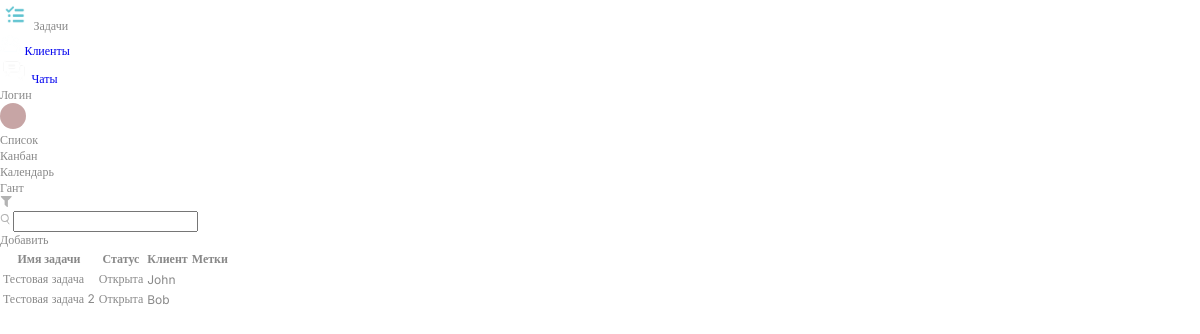
Page /Tasks_1.php on the earlier database version.
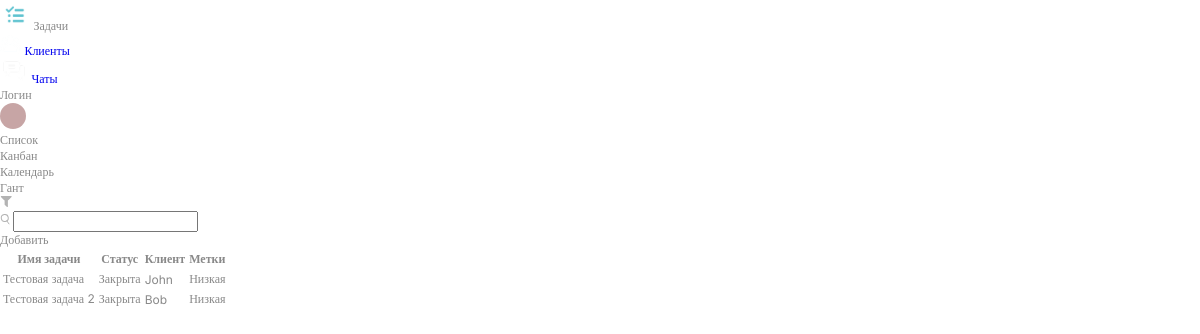
Same page on the later database version.
### tables this page shows
CREATE TABLE `issues` (
  `id_issue` int(11) NOT NULL,
  `id_status` int(11) DEFAULT NULL,
  `id_user` int(11) NOT NULL,
  `id_client` int(11) NOT NULL,
  `id_mark` int(11) DEFAULT NULL,
  `deleted` tinyint(1) DEFAULT 0,
  `name` varchar(100) DEFAULT NULL,
  `Description` text NOT NULL,
  `start_time` datetime DEFAULT NULL,
  `completion_time` datetime DEFAULT NULL
);

CREATE TABLE `status` (
  `id_status` int(11) NOT NULL,
  `status_name` varchar(50) NOT NULL
);

CREATE TABLE `clients` (
  `id_client` int(11) NOT NULL,
  `first_name` varchar(100) DEFAULT NULL,
  `middle_name` varchar(100) DEFAULT NULL,
  `last_name` varchar(100) DEFAULT NULL,
  `deleted` tinyint(1) DEFAULT 0,
  `company_name` varchar(255) DEFAULT NULL,
  `contact_phone` varchar(20) DEFAULT NULL,
  `email` varchar(100) DEFAULT NULL,
  `inn` varchar(20) DEFAULT NULL
);

CREATE TABLE `marks` (
  `id_mark` int(11) NOT NULL,
  `name` varchar(100) DEFAULT NULL
);

### Tasks_1.php (the view, shortened to what this page needs)
<?php
include 'database.php';
$sql = "SELECT issues.name AS issue_name, status.id_status, status.status_name, clients.first_name, marks.name AS mark_name
        FROM issues
        LEFT JOIN status ON issues.id_status = status.id_status
        LEFT JOIN clients ON issues.id_client = clients.id_client
        LEFT JOIN marks ON issues.id_mark = marks.id_mark
        WHERE issues.deleted = 0";
$result = $conn->query($sql);
?>
<!DOCTYPE html>
<html lang="en">
<head>
    <link rel="stylesheet" href="CSS/tasksStyle.css">
</head>
<body>
    <header>
        <div class="header-container">
            <div class="nav-item active">
                <div class="rectangle-9">
                    <img src="IMG/image-70active.svg" alt="Задачи" width="30" height="30" />
                    <span class="nav-text">Задачи</span>
                </div>
            </div>
            <div class="nav-item">
              <a href="Clients.php" class="rectangle-9 client" style="text-decoration: none;">
                    <img src="IMG/image-80.svg" alt="Клиенты" width="21" height="21" />
                    <span class="nav-text">Клиенты</span>
              </a>
            </div>
            <div class="nav-item">
              <a href="Chats.php" class="rectangle-9 chat" style="text-decoration: none;">
                    <img src="IMG/image-90.svg" alt="Чаты" width="28" height="24" />
                    <span class="nav-text">Чаты</span>
              </a>
            </div>
        </div>
        <div class="login-avatar-container">
            <div class="login-text">Логин</div>
            <div class="avatar">
                <svg xmlns="http://www.w3.org/2000/svg" width="26" height="26" viewBox="0 0 26 26" fill="none">
                    <circle cx="13" cy="13" r="13" fill="#C7A5A5" />
                </svg>
            </div>
        </div>
    </header>
    <div class="header-content">
        <div class="second-panel">
            <div class="panel-item">
                <span>Список</span>
            </div>
            <div class="panel-item" id="kanban">
                <span>Канбан</span>
            </div>
            <div class="panel-item" id="calendar">
                <span>Календарь</span>
            </div>
            <div class="panel-item" id="gant">
                <span>Гант</span>
            </div>
        </div>
        <div class="search-panel">
    <div class="custom-select-wrapper">
        <img src="IMG/Polygon2.svg" alt="Select" id="customSelect">
    </div>
    <img src="IMG/Search.svg" alt="Search" />
    <input type="text" id="keywordInput"/>
</div>
<div class="add-button" onclick="openAddIssuePage()"><span>Добавить</span></div>
    </div>
    <div class="task-list-container">
        <table class="task-table">
          <thead>
            <tr>
              <th>Имя задачи</th>
              <th>Статус</th>
              <th>Клиент</th>
              <th>Метки</th>
            </tr>
          </thead>
          <tbody>
            <?php
            if ($result->num_rows > 0) {
                while($row = $result->fetch_assoc()) {
                  echo "<tr>";
                  echo "<td>" . $row['issue_name'] . "</td>";
                  echo "<td data-status-id='" . $row['id_status'] . "'>" . $row['status_name'] . "</td>";
                  echo "<td>" . $row['first_name'] . "</td>";
                  echo "<td>" . $row['mark_name'] . "</td>";
                  echo "</tr>";
              }
            } else {
                echo "<tr><td colspan='4'>Нет данных для отображения</td></tr>";
            }
            ?>
          </tbody>
        </table>
      </div>
</body>
</html>

Differences in the rows shown:
changed issues "Тестовая задача": id_status.status_name "Открыта" → "Закрыта"; id_mark.name (not shown) → "Низкая"
changed issues "Тестовая задача 2": id_status.status_name "Открыта" → "Закрыта"; id_mark.name (not shown) → "Низкая"
